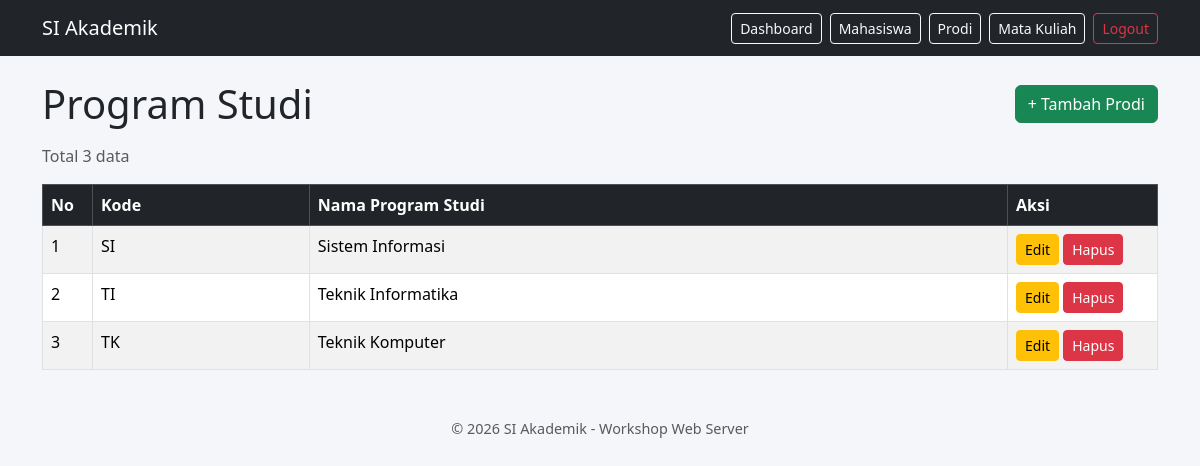
The page /prodi (signed in) on the database its author committed.
### tables this page shows
CREATE TABLE IF NOT EXISTS prodi (
    id INT AUTO_INCREMENT PRIMARY KEY,
    kode VARCHAR(10) NOT NULL UNIQUE,
    nama VARCHAR(100) NOT NULL,
    created_at TIMESTAMP DEFAULT CURRENT_TIMESTAMP,
    updated_at TIMESTAMP DEFAULT CURRENT_TIMESTAMP ON UPDATE CURRENT_TIMESTAMP
);

### app/Core/BaseController.php (called while the page is built, shortened)
<?php
class BaseController
{
    protected function view(string $view, array $data = []): void
    {
        require __DIR__ . '/../Views/layouts/main.php';
    }
}

### app/Controllers/ProdiController.php (called while the page is built, shortened)
<?php
class ProdiController extends BaseController
{
    private ProdiRepository $repo;
    public function __construct(ProdiRepository $repo)
    {
        $this->repo = $repo;
    }
    public function index()
    {
        $this->view('prodi/index', [
            'title' => 'Program Studi',
            'pager' => $this->repo->paginate((int) ($_GET['page'] ?? 1)),
        ]);
    }
}

### public/index.php (called while the page is built, shortened)
<?php
require __DIR__ . '/../app/Core/helpers.php';
$uri = parse_url($_SERVER['REQUEST_URI'], PHP_URL_PATH);
$uri = '/' . trim($uri, '/');
$method = $_SERVER['REQUEST_METHOD'];
$routes = require __DIR__ . '/../routes/web.php';
App\Core\Router::dispatch($routes, $method, $uri);

### app/Core/helpers.php (called while the page is built, shortened)
<?php
function url(string $path = ''): string
{
    return (defined('BASE_URL') ? BASE_URL : '') . '/' . ltrim($path, '/');
}
function e($value): string
{
    return htmlspecialchars((string) $value, ENT_QUOTES, 'UTF-8');
}

### app/Core/BaseModel.php (called while the page is built, shortened)
<?php
class BaseModel
{
    protected PDO $pdo;
    public function __construct(PDO $pdo)
    {
        $this->pdo = $pdo;
    }
    protected function paginateQuery(
        string $columns,
        string $from,
        string $where,
        array $params,
        string $orderBy,
        int $page,
        int $perPage
    ): array {
        $stmt = $this->pdo->prepare("SELECT COUNT(*) FROM {$from} {$where}");
        $stmt->execute($params);
        $total = (int) $stmt->fetchColumn();
        $pages  = max(1, (int) ceil($total / $perPage));
        $page   = min(max(1, $page), $pages);
        $offset = ($page - 1) * $perPage;
        $stmt = $this->pdo->prepare(
            "SELECT {$columns} FROM {$from} {$where} ORDER BY {$orderBy} LIMIT :limit OFFSET :offset"
        );
        $stmt->bindValue(':limit', $perPage, PDO::PARAM_INT);
        $stmt->bindValue(':offset', $offset, PDO::PARAM_INT);
        $stmt->execute();
        return [
            'data'    => $stmt->fetchAll(),
            'total'   => $total,
            'page'    => $page,
            'pages'   => $pages,
            'perPage' => $perPage,
        ];
    }
}

### app/Repositories/ProdiRepository.php (called while the page is built, shortened)
<?php
class ProdiRepository extends BaseModel
{
    public function paginate(int $page, int $perPage = 5): array
    {
        return $this->paginateQuery('id, kode, nama', 'prodi', '', [], 'kode', $page, $perPage);
    }
}

### app/Views/prodi/index.php (the view, shortened to what this page needs)
<?php $offset = ($pager['page'] - 1) * $pager['perPage']; ?>
<div class="d-flex justify-content-between align-items-center mb-3">
    <h1 class="mb-0">Program Studi</h1>
    <a href="<?= url('/prodi/create') ?>" class="btn btn-success">+ Tambah Prodi</a>
</div>
<p class="text-muted">Total <?= $pager['total'] ?> data</p>
<table class="table table-bordered table-striped bg-white">
    <thead class="table-dark">
        <tr><th style="width:50px">No</th><th>Kode</th><th>Nama Program Studi</th><th style="width:150px">Aksi</th></tr>
    </thead>
    <tbody>
        <?php foreach ($pager['data'] as $i => $p): ?>
            <tr>
                <td><?= $offset + $i + 1 ?></td>
                <td><?= e($p['kode']) ?></td>
                <td><?= e($p['nama']) ?></td>
                <td>
                    <a href="<?= url('/prodi/' . $p['id'] . '/edit') ?>" class="btn btn-warning btn-sm">Edit</a>
                    <form action="<?= url('/prodi/' . $p['id'] . '/delete') ?>" method="POST" class="d-inline"
                          data-confirm="Yakin hapus prodi <?= e($p['nama']) ?>?">
                        <button type="submit" class="btn btn-danger btn-sm">Hapus</button>
                    </form>
                </td>
            </tr>
        <?php endforeach; ?>
    </tbody>
</table>

### app/Core/Router.php (shortened to what this page needs)
<?php
class Router
{
    public static function dispatch(array $routes, string $method, string $uri): void
    {
        foreach ($routes[$method] ?? [] as $pattern => $route) {
            $regex = '#^' . preg_replace('#\{(\w+)\}#', '(?P<$1>\d+)', $pattern) . '$#';
            if (!preg_match($regex, $uri, $matches)) {
                continue;
            }
            $params = array_values(array_filter($matches, 'is_string', ARRAY_FILTER_USE_KEY));
            $controllerName = $route[0];
            $action = $route[1];
            $controllerClass = "App\\Controllers\\{$controllerName}";
            $controller = Container::make($controllerClass);
            $controller->$action(...$params);
            return;
        }
    }
}

### public/assets/css/style.css (style rules this page uses)
body { background: #f5f6fa; }

### rows shown on the page
prodi: i "1", kode "SI", nama "Sistem Informasi"
prodi: i "2", kode "TI", nama "Teknik Informatika"
prodi: i "3", kode "TK", nama "Teknik Komputer"
